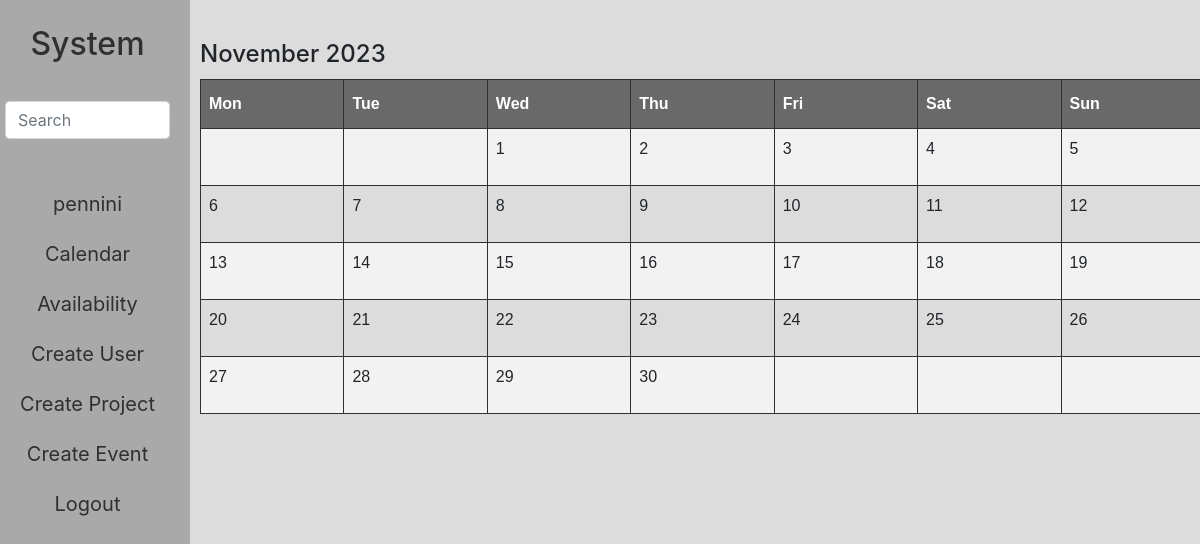
Before: /calendar (signed in) with the older database file.
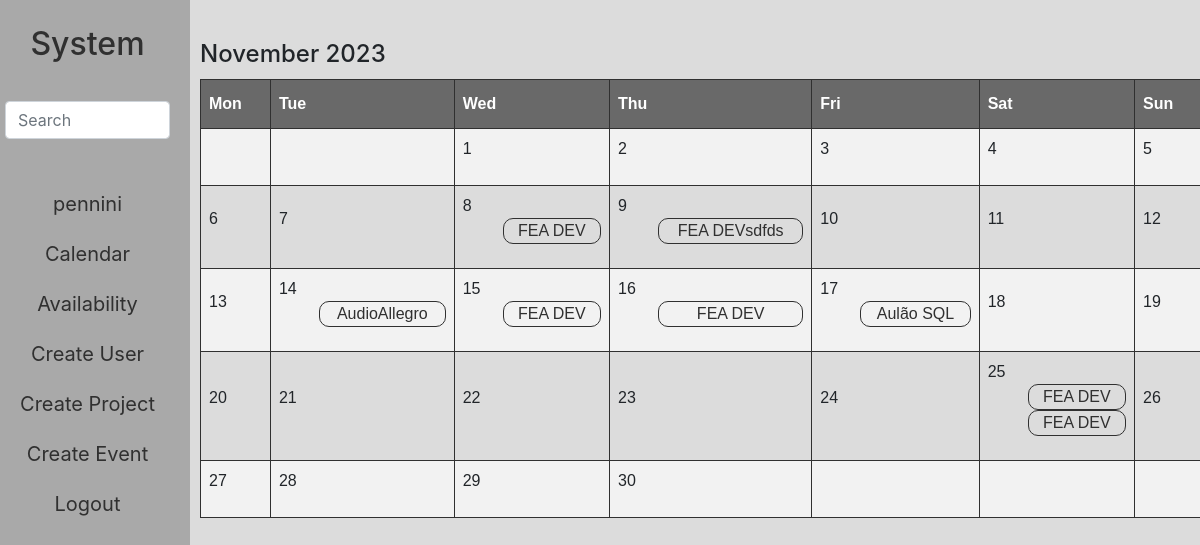
After: the same page with the newer database file.
### system/models.py (models this page shows, shortened)
class Project(models.Model):
    group = models.ForeignKey("Group", on_delete=models.CASCADE, related_name="project_group")
    responsible = models.ForeignKey("User", on_delete=models.CASCADE, related_name="project_responsible")
    members = models.ManyToManyField("User", blank=True, related_name="project_members")
    name = models.CharField(max_length=50)
    description = models.TextField(max_length=500, blank=True, null=True)
    start_day = models.DateTimeField()
    end_day = models.DateTimeField(blank=True, null=True)
    created = models.DateTimeField(auto_now_add=True)
    category = models.CharField(max_length=20, blank=True, null=True)

class Event(models.Model):
    area = models.ForeignKey("Area", on_delete=models.CASCADE, related_name="event_area")
    responsible = models.ForeignKey("User", on_delete=models.CASCADE, related_name="event_responsible")
    members_planned = models.ManyToManyField("User", blank=True, related_name="event_members_planned")
    members_present = models.ManyToManyField("User", blank=True, related_name="event_members_present", default=None, null=True)
    name = models.CharField(max_length=50)
    description = models.TextField(max_length=500)
    start_day = models.DateTimeField()
    end_day = models.DateTimeField(blank=True, null=True)
    created = models.DateTimeField(auto_now_add=True)
    category = models.CharField(max_length=20, blank=True, null=True)

### system/views.py (the view)
# urls.py: path("calendar", views.calendar, name="calendar"),
@login_required(login_url="login")
def calendar(request):
    month = dt.datetime.now().month
    year = dt.datetime.now().year
    cal = Calendar().monthdays2calendar(year, month)
    projects = Project.objects.filter(start_day__month=month, start_day__year=year).order_by("start_day")
    events = Event.objects.filter(start_day__month=month, start_day__year=year).order_by("start_day")
    areas = Area.objects.all().order_by("meeting_day")
    groups = Group.objects.all().order_by("meeting_day")
    event_dict = {}
    for event in events:
        day_str = str(event.start_day.day)
        if day_str not in event_dict:
            event_dict[day_str] = [event]
        else:
            event_dict[day_str].append(event)
    project_dict = {}
    for project in projects:
        day_str = str(project.start_day.day)
        if day_str not in project_dict:
            project_dict[day_str] = [project]
        else:
            project_dict[day_str].append(project)
    area_dict = {}
    for area in areas:
        day_str = str(area.meeting_day)
        if day_str not in area_dict:
            area_dict[day_str] = [area]
        else:
            area_dict[day_str].append(area)
    group_dict = {}
    for group in groups:
        day_str = str(group.meeting_day)
        if day_str not in group_dict:
            group_dict[day_str] = [group]
        else:
            group_dict[day_str].append(group)
    return render(request, "system/calendar.html", {
        "calendar": cal,
        "month": month_name[month],
        "year": year,
        "event_dict": event_dict,
        "project_dict": project_dict,
        "area_dict": area_dict,
        "group_dict": group_dict
    })

### system/templatetags/custom_tags.py (called while the page is built)
@register.filter
def get_item(dictionary, key):
    return dictionary.get(str(key))

@register.filter
def verify(dictionary, key):
    return str(key) in dictionary

### system/templates/system/calendar.html (shortened to what this page needs)
{% extends "system/layout.html" %}
{% load custom_tags %}
{% block body %}
    <div>
        <div>
            <h4 class="day-calendar">{{ month }} {{ year }}</h4>
        </div>
        <table id="calendar">
            <tr class="header-calendar">
                <th>Mon</th>
                <th>Tue</th>
                <th>Wed</th>
                <th>Thu</th>
                <th>Fri</th>
                <th>Sat</th>
                <th>Sun</th>
            </tr>
            {% for cal in calendar %}
                <tr>
                {% for day, weekday in cal %}
                    {% if day == 0 %}
                        <td></td>
                    {% else %}
                        <td>
                            <span>
                                {{ day }}
                            </span>
                            <span>
                                <ul>
                                    {% if event_dict|verify:day %}
                                        {% with event_list=event_dict|get_item:day %}
                                            {% for event in event_list %}
                                                <li>
                                                    <a href="#">{{ event.name }}</a>
                                                </li>
                                            {% endfor %}
                                        {% endwith %}
                                    {% endif %}
                                    {% if project_dict|verify:day %}
                                        {% with project_list=project_dict|get_item:day %}
                                            {% for project in project_list %}
                                                <li>
                                                    <a href="#">{{ project.name }}</a>
                                                </li>
                                            {% endfor %}
                                        {% endwith %}
                                    {% endif %}
                                </ul>
                            </span>
                        </td>
                    {% endif %}
                {% endfor %}
                </tr>
            {% endfor %}
        </table>
    </div>
{% endblock body %}

Changed rows visible on the page:
added Project: name "FEA DEV", shown under "8"
added Project: name "FEA DEVsdfds", shown under "9"
added Project: name "AudioAllegro", shown under "14"
added Project: name "FEA DEV", shown under "15"
added Event: name "FEA DEV"
added Project: name "Aulão SQL", shown under "17"
added Project: name "FEA DEV", shown under "25"
added Project: name "FEA DEV", shown under "25"
